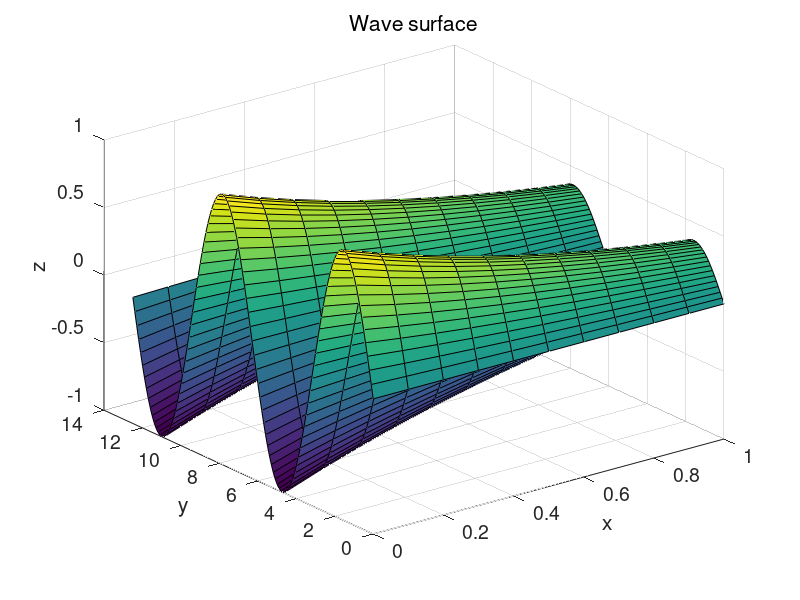

MATLAB code for this plot:
#{
hw03_p03.m
INCE course 1, lesson 3
plotting in Octave

problem 3
2023-04-10
#}

# given variable extents in problem statement
x_array = [0 : 0.1 : 1];
y_array = [0 : 0.1 : 4 * pi];
z_array = zeros(length(x_array), length(y_array));  # preallocate space

# calculate surface values, equation from problem statement
for x_idx = 1:length(x_array)
  for y_idx = 1:length(y_array)
    z_array(x_idx, y_idx) = exp(-x_array(x_idx)) * sin(y_array(y_idx));
  endfor
endfor

# plot three-dimensional surface
surf(x_array, y_array, z_array');

# set chart and axis titles
set(gcf, 'Name', 'INCE Course 1, Lesson 3, Problem 3')
set(gca, 'Title', 'Wave surface', ...,
'TitleFontWeight', 'normal', ...
'XLabel', 'x', ...
'YLabel', 'y', ...
'ZLabel', 'z', ...
'FontSize', 14, ...
'Box', 'off');

